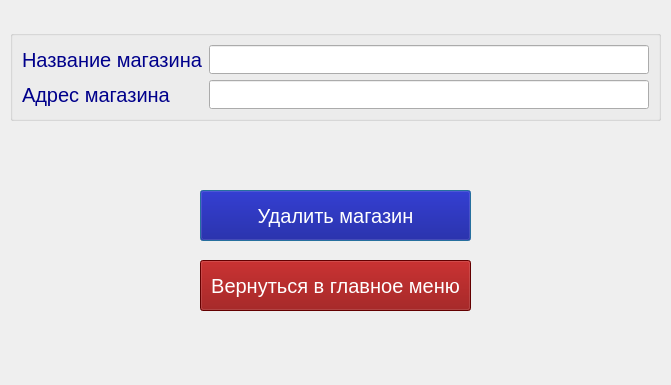
<?xml version="1.0" encoding="UTF-8"?>
<ui version="4.0">
 <class>deleteshopwindow</class>
 <widget class="QDialog" name="deleteshopwindow">
  <property name="geometry">
   <rect>
    <x>0</x>
    <y>0</y>
    <width>671</width>
    <height>385</height>
   </rect>
  </property>
  <property name="windowTitle">
   <string>Dialog</string>
  </property>
  <widget class="QGroupBox" name="groupBox">
   <property name="geometry">
    <rect>
     <x>10</x>
     <y>30</y>
     <width>651</width>
     <height>91</height>
    </rect>
   </property>
   <property name="title">
    <string/>
   </property>
   <layout class="QFormLayout" name="formLayout">
    <item row="0" column="0">
     <widget class="QLabel" name="label">
      <property name="styleSheet">
       <string notr="true">font-family: Arial, sans-serif;
font-size: 20px;
color: darkblue;</string>
      </property>
      <property name="text">
       <string>Название магазина</string>
      </property>
     </widget>
    </item>
    <item row="0" column="1">
     <widget class="QLineEdit" name="shopNameLineEdit">
      <property name="styleSheet">
       <string notr="true">font-family: Arial, sans-serif;
font-size: 20px;
color: darkblue;</string>
      </property>
     </widget>
    </item>
    <item row="1" column="0">
     <widget class="QLabel" name="label_2">
      <property name="styleSheet">
       <string notr="true">font-family: Arial, sans-serif;
font-size: 20px;
color: darkblue;</string>
      </property>
      <property name="text">
       <string>Адрес магазина</string>
      </property>
     </widget>
    </item>
    <item row="1" column="1">
     <widget class="QLineEdit" name="shopAddressLineEdit">
      <property name="styleSheet">
       <string notr="true">font-family: Arial, sans-serif;
font-size: 20px;
color: darkblue;</string>
      </property>
     </widget>
    </item>
   </layout>
  </widget>
  <widget class="QPushButton" name="deleteShopButton">
   <property name="geometry">
    <rect>
     <x>200</x>
     <y>190</y>
     <width>271</width>
     <height>51</height>
    </rect>
   </property>
   <property name="styleSheet">
    <string notr="true">font-family: Arial, sans-serif;
font-size: 20px;
background-color: darkblue; 
color: white;</string>
   </property>
   <property name="text">
    <string>Удалить магазин</string>
   </property>
  </widget>
  <widget class="QPushButton" name="exitButton">
   <property name="geometry">
    <rect>
     <x>200</x>
     <y>260</y>
     <width>271</width>
     <height>51</height>
    </rect>
   </property>
   <property name="styleSheet">
    <string notr="true">font-family: Arial, sans-serif;
font-size: 20px;
background-color: darkred; 
color: white;</string>
   </property>
   <property name="text">
    <string>Вернуться в главное меню</string>
   </property>
  </widget>
 </widget>
 <resources/>
 <connections/>
</ui>
